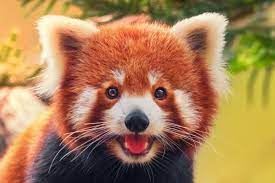
#> input picture 11.0 HIstograms/red_panda.jpg, 275 x 183 px
$ python bgr.py
#> lines starting #> are read from the running program, lines starting #| are printed output that depends on the picture
import cv2
import numpy as np
from matplotlib import pyplot as plt


# reading image
panda = cv2.imread('red_panda.jpg')
#> panda is the input picture: shape (183, 275, 3); mean B, G, R 86.1, 128.2, 169.5

# this will split the colorful image into
# blue, green and red version
b ,g , r = cv2.split(panda)
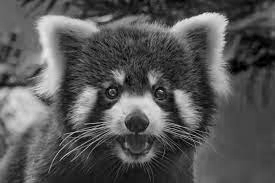
#> b: shape (183, 275); min 0, max 236, mean 86.1
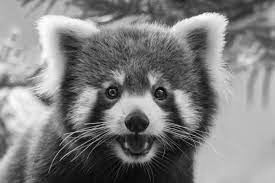
#> g: shape (183, 275); min 0, max 255, mean 128.2
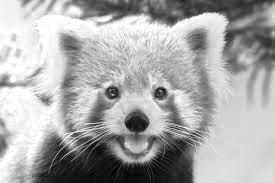
#> r: shape (183, 275); min 0, max 255, mean 169.5


# displaying of an image
cv2.imshow("panda",panda)
cv2.imshow("b",b)
cv2.imshow("g",g)
cv2.imshow("r",r)


# plotting a graph of numpy array
# second param is the size of the histograms
# third param is the range of colors
plt.hist(b.ravel(),256,[0,256])
plt.hist(g.ravel(),256,[0,256])
plt.hist(r.ravel(),256,[0,256])
plt.show()
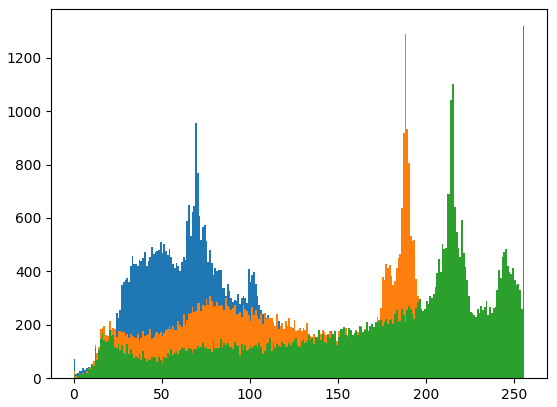
#> figure drawn by matplotlib, 1 panel; tallest bar 954 high, from x = 69 to 70; tallest bar 1290 high, from x = 188 to 189; tallest bar 1318 high, from x = 255 to 256


cv2.waitKey(0)
cv2.destroyAllWindows()
